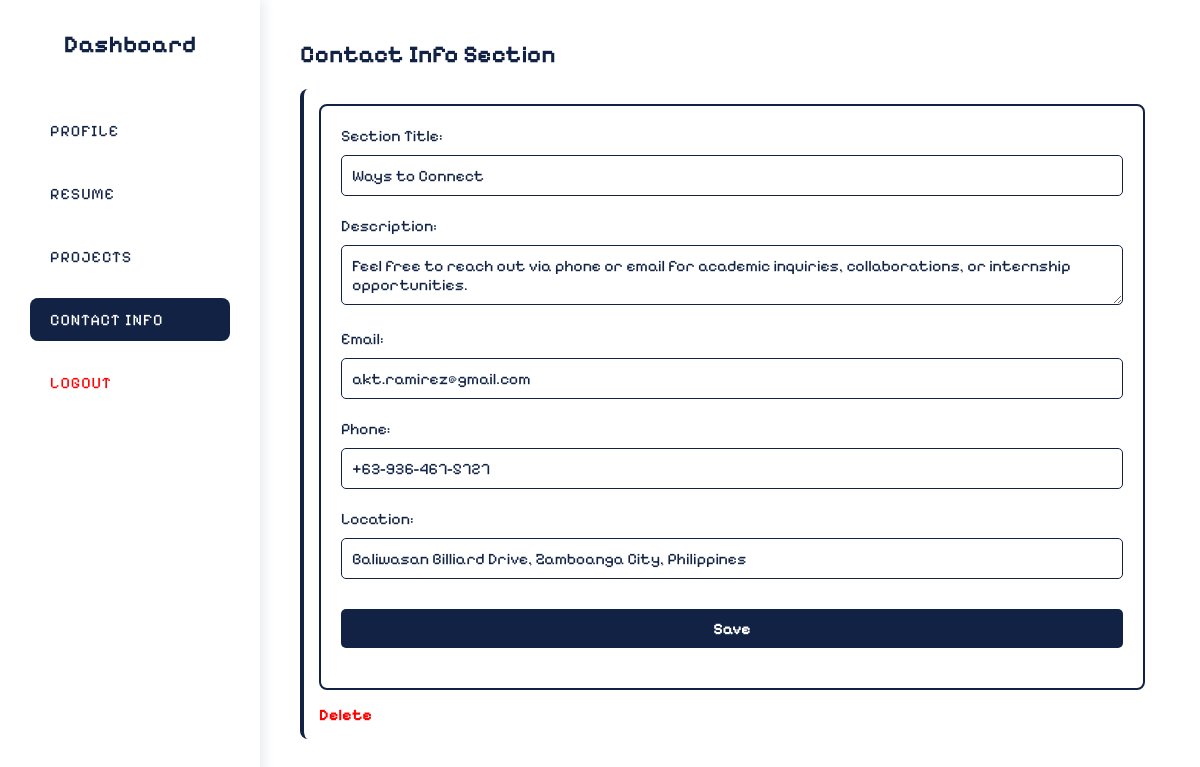
Page /dashboard.php?section=contact_info (signed in) on the committed database.
### tables this page shows
CREATE TABLE `contact_info` (
  `id` int(11) NOT NULL,
  `section_title` varchar(255) DEFAULT NULL,
  `description` text DEFAULT NULL,
  `email` varchar(255) DEFAULT NULL,
  `phone` varchar(50) DEFAULT NULL,
  `location` varchar(255) DEFAULT NULL,
  `created_at` timestamp NOT NULL DEFAULT current_timestamp()
);

### sections/contact_info_section.php (the view, shortened to what this page needs)
<h2>Contact Info Section</h2>
<ul>
    <?php while ($contact_info = $contact_info_result->fetch_assoc()): ?>
        <li>
            <form method="POST" style="margin-bottom: 10px;">
                <label>Section Title:</label>
                <input type="text" name="section_title" value="<?php echo htmlspecialchars($contact_info['section_title']); ?>" required>
                <label>Description:</label>
                <textarea name="description" required><?php echo htmlspecialchars($contact_info['description']); ?></textarea>
                <label>Email:</label>
                <input type="email" name="email" value="<?php echo htmlspecialchars($contact_info['email']); ?>" required>
                <label>Phone:</label>
                <input type="text" name="phone" value="<?php echo htmlspecialchars($contact_info['phone']); ?>">
                <label>Location:</label>
                <input type="text" name="location" value="<?php echo htmlspecialchars($contact_info['location']); ?>">
                <button type="submit">Save</button>
            </form>
            <a href="?delete_contact_info=<?php echo $contact_info['id']; ?>" style="color: red;">Delete</a>
        </li>
    <?php endwhile; ?>
</ul>

### dashboard.php (style rules this page uses)
* { box-sizing: border-box; margin: 0; padding: 0; }
body { font-family: 'PixelifySans-VariableFont_wght', sans-serif; display: flex; background: #fff; color: #112244; min-height: 100vh; overflow-x: hidden; }
h1, h2 { color: #112244; margin-bottom: 20px; }
form { background: #fff; padding: 20px; border: 2px solid #112244; border-radius: 8px; margin-bottom: 30px; }
label { font-size: 1rem; color: #112244; }
input, textarea, select, button { width: 100%; padding: 10px; margin-top: 10px; margin-bottom: 20px; background: #fff; border: 1px solid #112244; color: #112244; font-family: inherit; font-size: 1rem; border-radius: 5px; }
button { background: #112244; color: #fff; font-weight: bold; border: none; cursor: pointer; transition: background 0.3s, color 0.3s; }
ul { list-style: none; padding-left: 0; }
ul li { background: #fff; padding: 15px; margin-bottom: 15px; border-left: 4px solid #112244; font-size: 1rem; border-radius: 8px; color: #112244; }
ul li a { color: #112244; font-weight: bold; margin-top: 5px; display: inline-block; text-decoration: none; }

### rows in the picture
contact_info: section_title "Ways to Connect", description "Feel free to reach out via phone or email for academic inquiries, collaborations, or internship opportunities.", email "akt.ramirez@gmail.com", phone "+63-936-467-5727", location "Baliwasan Billiard Drive, Zamboanga City, Philippines"
